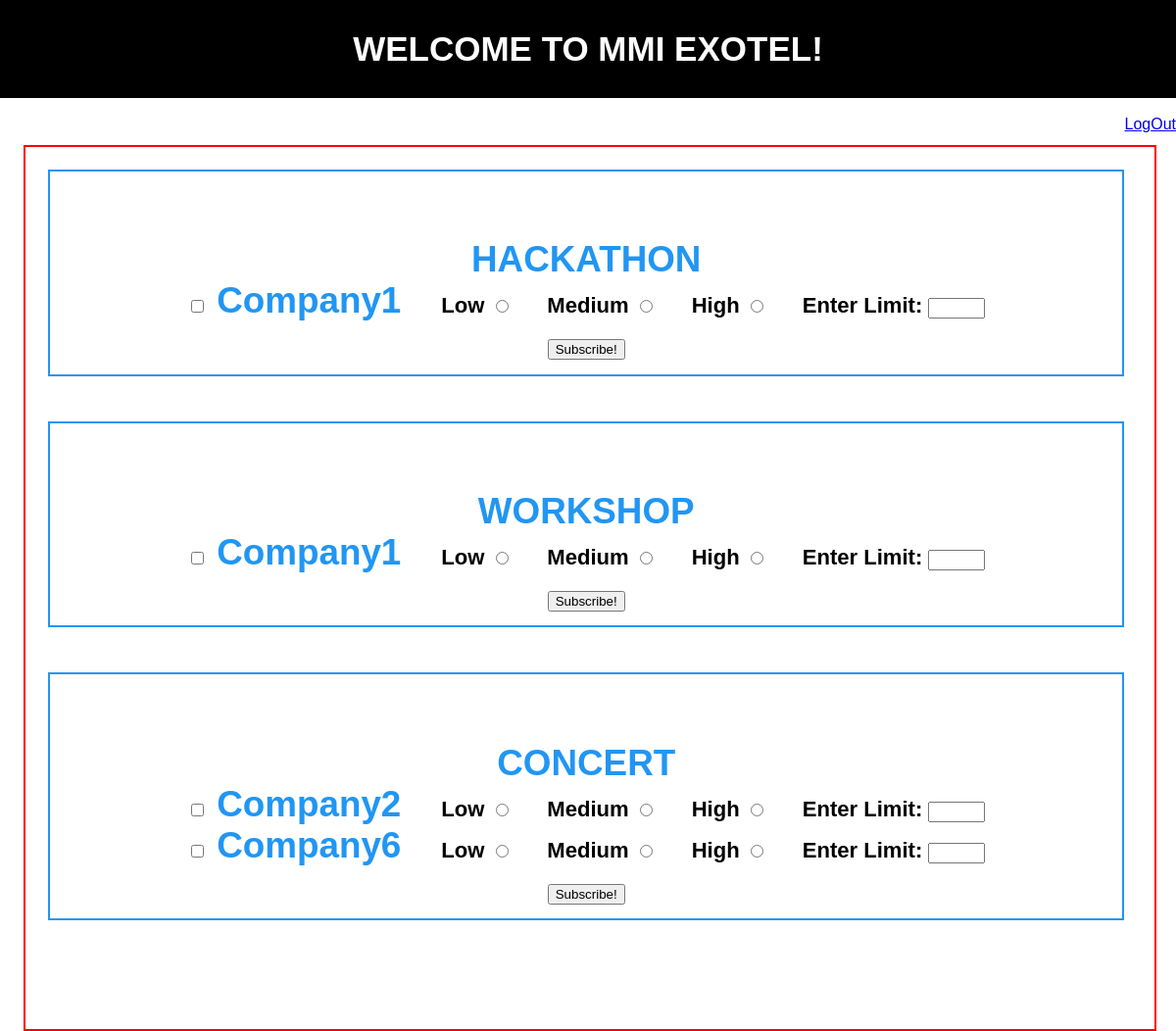
/choice.php?cat=200 (signed in), run on the app's committed database.
### tables this page shows
CREATE TABLE `SubCat` (
  `ParCatId` int(11) NOT NULL,
  `SubCat_id` int(11) NOT NULL,
  `Name` varchar(32) default NULL,
  PRIMARY KEY  (`SubCat_id`),
  KEY `ParCatId` (`ParCatId`)
);

CREATE TABLE `Company` (
  `CompId` int(11) NOT NULL,
  `Name` varchar(64) default NULL,
  PRIMARY KEY  (`CompId`)
);

### choice.php (the view, shortened to what this page needs)
<!DOCTYPE html>
<html>
<head>
<link rel="stylesheet" type="text/css" href="style.css" />
</head>
<body>
	<?php include 'top_bar.php' ?>
	<div>
	<br/>
	<a style="float:right" href="logout.php">LogOut</a>
	<div id="categories">
	<?php
	$cat = $_GET['cat'];
	$res=mysql_query("Select * from SubCat where ParCatId='$cat'");
	$count = mysql_num_rows($res);
	for($i=0; $i<$count; $i++)
	{
		?>
		<div class="subcategory-block">
			<?php
			$data = mysql_fetch_row($res);
			echo strtoupper($data[2]);
			$res2=mysql_query("select Name, C.CompId from Cat_Comp CC, Company C where C.CompId=CC.CompId and SCat_Id='$data[1]'");
			$cnt2=mysql_num_rows($res2);
			?>
			<form action="submit.php" method="get">
				<?php
				for($j=0;$j<$cnt2;$j++)
				{
					$rowd=mysql_fetch_row($res2);
					echo "<input type=checkbox name=Company[] value=rowd[1] />&nbsp;".$rowd[0]."       ";
				?>
				<span id="extra-stuff">&nbsp;&nbsp;&nbsp;&nbsp;&nbsp;Low <input type="radio" name="<?php echo $rowd[1]."priority" ?>" value=0 required />
				&nbsp;&nbsp;&nbsp;&nbsp;&nbsp;Medium <input type="radio" name="<?php echo $rowd[1]."priority" ?>" value=1 />
				&nbsp;&nbsp;&nbsp;&nbsp;&nbsp;High <input type="radio" name="<?php echo $rowd[1]."priority" ?>" value=2 />
				&nbsp;&nbsp;&nbsp;&nbsp;&nbsp;Enter Limit: <input style="width:50px" type="number" min=0 name="<?php echo $rowd[1]."limit"?>" required />
				<br/>
				</span>
				<?php
				}
				?>
				<input type=submit value="Subscribe!"/><br/>
			</form>
		</div>
	<?php
	}  ?>
	</div>
	</div>
</body>
</html>

### top_bar.php
<div id="top-bar">
	<div id="top-text">
		<strong>WELCOME TO MMI EXOTEL!</strong>
	</div>
</div>

### style.css (style rules this page uses)
body { font-family:sans-serif; margin: 0px; }
#top-bar { height: 100px; background-color: #000000; color: white; }
#top-text { padding-top:30px; font-size: 35px; text-align: center; }

### choice.php (style rules this page uses)
#categories { clear: both; margin-top: 30px; border: 2px solid red; width: 96%; margin-left: 2%; height: 900px; }
.subcategory-block { border: 2px solid #2196F3; width: 95%; float: left; margin: 2%; position: relative; padding-top: 6%; padding-bottom: 1%; text-align: center; font-size: 2.3em; font-weight: bold; color: #2196F3; }
#extra-stuff { font-size: 0.6em; color: black; font-weight: bold; display: inline; }

### data on the page
subcat: Name "HACKATHON"
company: Name "Company1"
subcat: Name "WORKSHOP"
subcat: Name "CONCERT"
company: Name "Company2"
company: Name "Company6"
